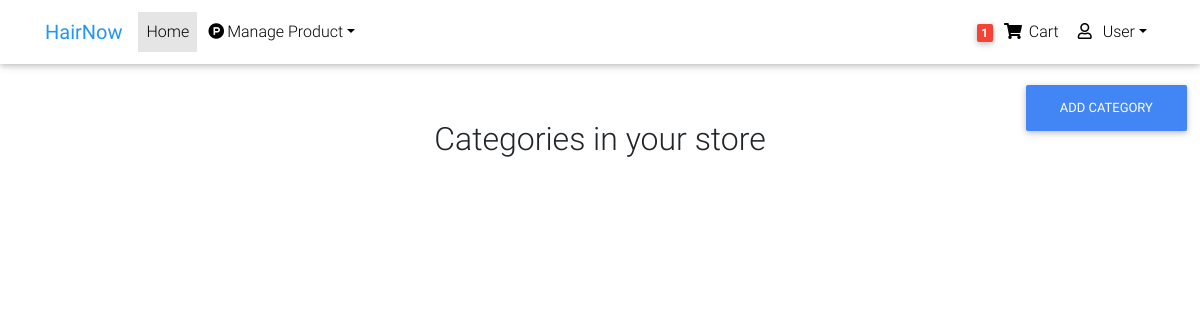
Page /Admin/add_category.php on the earlier database version.
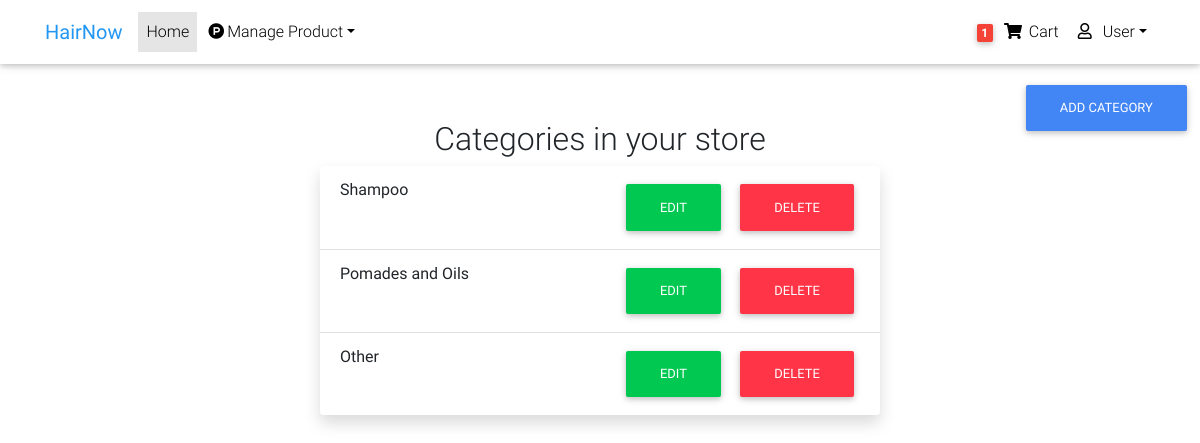
Same page on the later database version.
### tables this page shows
CREATE TABLE `categories` (
  `cat_id` int(11) NOT NULL,
  `cat_name` varchar(100) NOT NULL
);

### settings/connection.php (called while the page is built, shortened)
<?php
class Connection{
	public $db = null;
	public $results = null;
	function connection(){
		$this->db = mysqli_connect(SERVER, USER, PASSWORD, DATABASE);
		return true;
	}
	function query($query){
		$this->results = mysqli_query($this->db, $query) or die(mysqli_error($this->db));
		return true;
	}
	function fetch(){
		return $this->results->fetch_assoc();
	}
}
?>

### controllers/product_controller.php (called while the page is built, shortened)
<?php
require_once('../Classes/product_class.php');
function viewCategories_c(){
	$cat_instance = new Product();
	$x = $cat_instance->viewCategories();
	$arr = array();
	if($x){
		while($row = $cat_instance->fetch()){
			$arr[] = $row;
		}
	}
	return $arr;
}
?>

### classes/product_class.php (called while the page is built, shortened)
<?php
require_once('../Settings/connection.php');
class Product extends Connection{
	function viewCategories(){
		$query = "select * from categories";
        $this->query($query);
		return $this->fetch();
	}
}
?>

### Admin/add_category.php (the view, shortened to what this page needs)
<?php
require('../Controllers/product_controller.php');
$cat_list = viewCategories_c();
?>
<!doctype html>
<html lang="en">
<head>
  <link rel="stylesheet" href="https://use.fontawesome.com/releases/v5.11.2/css/all.css">
  <link href="../css/bootstrap.min.css" rel="stylesheet">
  <link href="../css/mdb.min.css" rel="stylesheet">
  <link href="../css/style.min.css" rel="stylesheet">
</head>
  <body>
    <nav
      class="navbar fixed-top navbar-expand-lg navbar-light white scrolling-navbar"
    >
      <div class="container">
        <a class="navbar-brand waves-effect" href="#" target="_blank">
          <strong class="blue-text">HairNow</strong>
        </a>
        <div class="collapse navbar-collapse" id="navbarSupportedContent">
          <ul class="navbar-nav mr-auto">
            <li class="nav-item active">
              <a class="nav-link waves-effect" href="#"
                >Home
              </a>
            </li>
            <?php
            echo
            "
            <li class='nav-item dropdown'>
              <a
                class='nav-link dropdown-toggle'
                id='navbarDropdownMenuLink'
                data-toggle='dropdown'
                aria-haspopup='true'
                aria-expanded='false'
                ><i class='fab fa-product-hunt'></i>Manage Product</a
              >
              <div
                class='dropdown-menu dropdown-primary'
                aria-labelledby='navbarDropdownMenuLink'
              >
                <a class='dropdown-item' href='add_category.php'>Add Category</a>
                <a class='dropdown-item' href='add_brand.php'>Add brand</a>
                <a class='dropdown-item' href='add_product.php'>Add Product</a>
              </div>
            </li>
            ";
            ?>
          </ul>
          <ul class="navbar-nav nav-flex-icons">
            <li class="nav-item">
              <a class="nav-link waves-effect">
                <span class="badge red z-depth-1 mr-1"> 1 </span>
                <i class="fas fa-shopping-cart"></i>
                <span class="clearfix d-none d-sm-inline-block"> Cart </span>
              </a>
            </li>
            <li class="nav-item dropdown">
              <a
                class="nav-link dropdown-toggle"
                id="navbarDropdownMenuLink"
                data-toggle="dropdown"
                aria-haspopup="true"
                aria-expanded="false"
                ><i class="far fa-user mr-2"></i>User</a
              >
            </li>
          </ul>
        </div>
      </div>
    </nav>
    <br><br><br>
<button type="button" style = "margin: 1em" class="btn btn-primary float-right" data-toggle="modal" data-target="#exampleModal">
  Add Category
</button>
    <br><br>
        <div class=" mx-auto" style="width: 35rem;">
            <h2 class="text-center">Categories in your store</h2>
            <div class="card shadow rounded mx-auto" style="width: 35rem;">
                <ul class="list-group list-group-flush">
                <?php
                foreach($cat_list as $value) {
                    $cat_name = $value['cat_name'];
                    $cat_id = $value['cat_id'];
                    echo "
                    <li class='list-group-item'> $cat_name
                    <button type='button' style = 'margin-left: 1em' class='btn btn-danger float-right'>Delete</button>
                    <form action = 'edit_category.php' method = 'post' style = 'display: inline-block;
                    float: right';>
                    <input type=hidden name = 'cat_id' value = '$cat_id'></input>
                    <input type=hidden name = 'cat_name' value = '$cat_name'></input>
                    <button id='edit_button' name ='edit_button' type='submit' value='Edit' class='btn btn-success float-right'>Edit</button>
                    </form>
                    </li>";
                }
                ?>
                </ul>
            </div>
        </div>
</body>
</html>

Differences in the rows shown:
added categories: cat_name "Shampoo"
added categories: cat_name "Pomades and Oils"
added categories: cat_name "Other"
